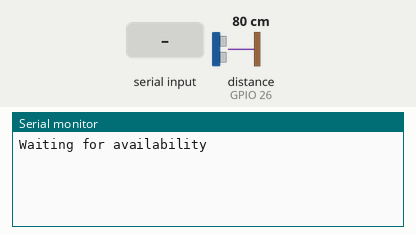
Bench run of a sketch on a simulated ESP32. On the bench: the last lines printed to the serial monitor. The test bench sets the inputs (shaded band); at power-on: distance to the obstacle (sensor on GPIO 26) 80 cm. The echo pulse lasts 58.3 µs per cm; nothing arrives over Bluetooth unless stated.

Above: at 0.8 s.
0.9 s: "1" received over the second serial link
At 1.8 s:
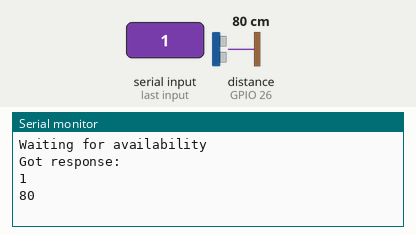
2.4 s: distance to the obstacle (sensor on GPIO 26) set to 4 cm
At 3.7 s:
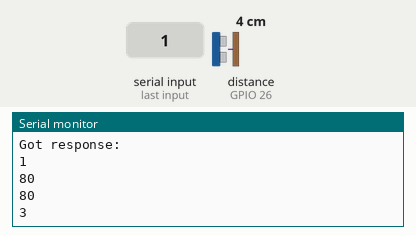
3.9 s: distance to the obstacle (sensor on GPIO 26) set to 9 cm
At 4.4 s:
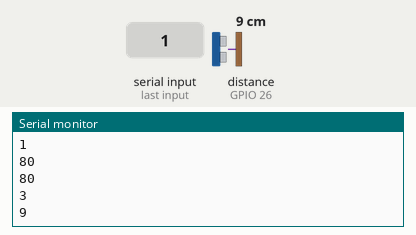
Timing chart, 0 to 6.9 s (numbered marks = the images above; inputs shaded):
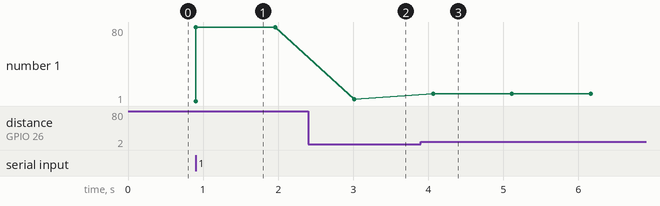

Measured:
- after the input at 0.9 s, the serial monitor: prints a new line at once (image 1)
- after the input at 2.4 s, the serial monitor: prints a new line after 0.61 s (image 2)
- after the input at 3.9 s, the serial monitor: prints a new line after 0.16 s (image 3)
- plotted number 1: 80 → 3 after the input at 2.4 s, 3 → 9 after the input at 3.9 s

The sketch:

Bluetooth_Request_Triggerer.ino
```cpp
#define NUMBER_OF_PROXIMITY_DETECTIONS_THRESHOLD 5

bool currentProximityFlag = false, previousProximityFlag = false;
int numberOfDetections = 0;

void setup() {
  Serial.begin(9600);

  initBluetooth();
  initUltrasonic();
}

void loop() {
  currentProximityFlag = isObjectInProximity();

  /*if (currentProximityFlag && !previousProximityFlag) {
    numberOfDetections++;
  }
  else {
    numberOfDetections = 0;
    previousProximityFlag = currentProximityFlag;
  }

  if (numberOfDetections > NUMBER_OF_PROXIMITY_DETECTIONS_THRESHOLD) {
    sendEventTriggerViaBluetooth();
    numberOfDetections = 0;
    previousProximityFlag = currentProximityFlag;
  }*/

  if (currentProximityFlag) {
    sendEventTriggerViaBluetooth();
    delay(1000);
  }

  delay(50);
}

// Using the HC-SR04 ultrasonic sensor to detect if there is an object/person crossing the window
//************************************************************
#include "UltrasonicSensor.h"

#define ULTRASONIC_TRIG_PIN 25
#define ULTRASONIC_ECHO_PIN 26

UltrasonicSensor* sensor;
long objectDistanceCM;

void initUltrasonic() {
  sensor = new UltrasonicSensor(ULTRASONIC_TRIG_PIN, ULTRASONIC_ECHO_PIN);
}

bool isObjectInProximity() {
  objectDistanceCM = sensor->getObjectDistanceCM();
  //if (objectDistanceCM != -1) {
    Serial.println(objectDistanceCM);
  //}
  //else {
    //Serial.println("Out of range.");
  //}
  return objectDistanceCM != -1;
}
//************************************************************

// Using the Bluetooth functionality in the ESP32, trigger the smartphone/camera to start recording video
//************************************************************
#include "BluetoothConnection.h"

BluetoothConnection* bluetoothConnection;

void initBluetooth() {
  bluetoothConnection = new BluetoothConnection("ESP32");
  bluetoothConnection->performConnectionHandshake();
}


void sendEventTriggerViaBluetooth() {
  bluetoothConnection->writeString("EVENT DETECTED\r\n");
}
//************************************************************
```

BluetoothConnection.cpp
```cpp
#include "BluetoothConnection.h"

BluetoothConnection::BluetoothConnection(String bluetoothDeviceName) {
  //bluetoothSerial.begin(bluetoothDeviceName);
  bluetoothSerial.begin("ESP32");
}

void BluetoothConnection::performConnectionHandshake() {
  Serial.println("Waiting for availability");

  // Wait for the client to send a message indicating that it has paired with the ESP32
  while (!bluetoothSerial.available()) {}

  Serial.println("Got response:");

  // Read the whole response
  String response = "";
  while (bluetoothSerial.available()) {
    response += (char) bluetoothSerial.read();
  }

  Serial.println(response);
}

void BluetoothConnection::writeCharacter(char characterToWrite) {
  bluetoothSerial.write(characterToWrite);
}

void BluetoothConnection::writeString(String dataToWrite) {
  for (int i = 0; i < dataToWrite.length(); i++) {
    bluetoothSerial.write(dataToWrite.charAt(i));
  }
}

char BluetoothConnection::readCharacter() {
  if (bluetoothSerial.available()) {
    return bluetoothSerial.read();
  }
  return -1;
}
```

BluetoothConnection.h
```cpp
#ifndef BluetoothConnection_h
#define BluetoothConnection_h

#include "BluetoothSerial.h"

class BluetoothConnection {
public:
  BluetoothConnection(String bluetoothDeviceName);

  void performConnectionHandshake();

  void writeCharacter(char characterToWrite);
  void writeString(String dataToWrite);
  char readCharacter(); // Non-blocking

private:
  BluetoothSerial bluetoothSerial;
};

#endif
```

UltrasonicSensor.cpp
```cpp
#include "UltrasonicSensor.h"

#include "Arduino.h"

UltrasonicSensor::UltrasonicSensor(int trigPin, int echoPin) {
  UltrasonicSensor::trigPin = trigPin;
  UltrasonicSensor::echoPin = echoPin;

  pinMode(trigPin, OUTPUT);
  pinMode(echoPin, INPUT);
}

int UltrasonicSensor::getEchoPinPulseDuration() {
    digitalWrite(trigPin, LOW);  // Added this line
    delayMicroseconds(2); // Added this line
    digitalWrite(trigPin, HIGH);
    delayMicroseconds(10); // Added this line
    digitalWrite(trigPin, LOW);

    return pulseIn(echoPin, HIGH);
}

int UltrasonicSensor::getObjectDistanceCM() {
    int distanceCM = (getEchoPinPulseDuration() / 2) / 29.1;

    if (distanceCM >= MAX_DISTANCE_DETECTABLE) {
      return -1;
    }
    return distanceCM;
}
```

UltrasonicSensor.h
```cpp
#ifndef ULTRASONIC_SENSOR_h
#define ULTRASONIC_SENSOR_h

class UltrasonicSensor {
  private:
    int trigPin = -1, echoPin = -1;
    static const int MAX_DISTANCE_DETECTABLE = 85;

    int getEchoPinPulseDuration();

  public:
    UltrasonicSensor(int trigPin, int echoPin);
    int getObjectDistanceCM();
};

#endif
```
